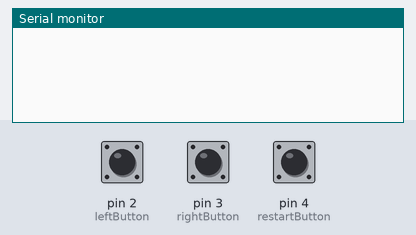
A sketch run on a simulated Arduino Uno, built with avr-gcc and run on an emulated ATmega328P. Shown: the last lines printed to the serial monitor. The inputs (shaded band) are chosen by the test bench; at power-on: pin 2 (leftButton) HIGH, pin 3 (rightButton) HIGH, pin 4 (restartButton) HIGH.

Above: at 1.2 s.
1.3 s: pin 2 (leftButton) pulled LOW for 0.15 s
At 2.4 s:
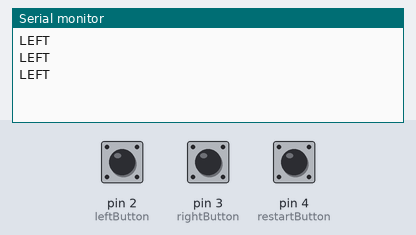
2.9 s: pin 3 (rightButton) pulled LOW for 0.15 s
At 3.6 s:
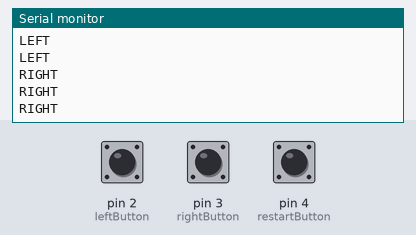
4.5 s: pin 4 (restartButton) pulled LOW for 0.15 s
At 5.9 s:
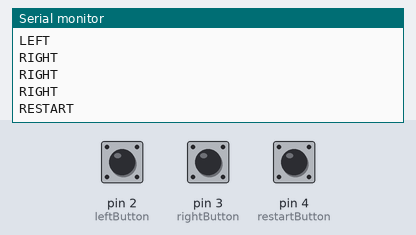

Measured:
- after the input at 1.3 s, the serial monitor: prints a new line at once (image 1)
- after the input at 2.9 s, the serial monitor: prints a new line at once (image 2)
- after the input at 4.5 s, the serial monitor: prints a new line at once (image 3)

The sketch:

FinalProject.ino
```cpp
const int leftButton = 2;  // Pin for Left button
const int rightButton = 3; // Pin for Right button
const int restartButton = 4;

void setup() {
  pinMode(leftButton, INPUT_PULLUP);  // Enable internal pull-up resistor
  pinMode(rightButton, INPUT_PULLUP);// Enable internal pull-up resistor
  pinMode(restartButton, INPUT_PULLUP);
  Serial.begin(9600);
}

void loop() {
  if (digitalRead(leftButton) == LOW) {
    Serial.println("LEFT");
    delay(50); // Debounce delay
  }
  if (digitalRead(rightButton) == LOW) {
    Serial.println("RIGHT");
    delay(50);
  }
  if (digitalRead(restartButton) == LOW) {
    Serial.println("RESTART");
    delay(200);
  }
}
```
